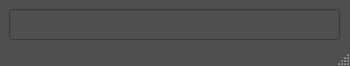
<?xml version="1.0" encoding="UTF-8"?>
<ui version="4.0">
 <class>MainWindow</class>
 <widget class="QMainWindow" name="MainWindow">
  <property name="geometry">
   <rect>
    <x>0</x>
    <y>0</y>
    <width>350</width>
    <height>66</height>
   </rect>
  </property>
  <property name="sizePolicy">
   <sizepolicy hsizetype="Fixed" vsizetype="Fixed">
    <horstretch>0</horstretch>
    <verstretch>0</verstretch>
   </sizepolicy>
  </property>
  <property name="minimumSize">
   <size>
    <width>350</width>
    <height>66</height>
   </size>
  </property>
  <property name="maximumSize">
   <size>
    <width>350</width>
    <height>66</height>
   </size>
  </property>
  <property name="windowTitle">
   <string>CRunner-QT</string>
  </property>
  <property name="styleSheet">
   <string notr="true">QMainWindow#MainWindow{
background-color:#504f4f ;}


/*For QMessagebox*/
 
QMessageBox {
background-color: #bababa;}
</string>
  </property>
  <property name="unifiedTitleAndToolBarOnMac">
   <bool>false</bool>
  </property>
  <widget class="QWidget" name="centralWidget">
   <property name="styleSheet">
    <string notr="true">QWidget#centralWidget{
color: white;
background-color:#504f4f ;}
</string>
   </property>
   <widget class="QLineEdit" name="lineEdit">
    <property name="geometry">
     <rect>
      <x>9</x>
      <y>9</y>
      <width>331</width>
      <height>31</height>
     </rect>
    </property>
    <property name="sizePolicy">
     <sizepolicy hsizetype="Expanding" vsizetype="Expanding">
      <horstretch>0</horstretch>
      <verstretch>0</verstretch>
     </sizepolicy>
    </property>
    <property name="styleSheet">
     <string notr="true">QLineEdit#lineEdit{
color: white;
background-color:#504f4f ;}

QLineEdit#lineEdit:hover{
background-color:#5f5f5f ;}



</string>
    </property>
    <property name="alignment">
     <set>Qt::AlignCenter</set>
    </property>
    <property name="placeholderText">
     <string/>
    </property>
    <property name="clearButtonEnabled">
     <bool>false</bool>
    </property>
   </widget>
  </widget>
  <widget class="QStatusBar" name="statusBar">
   <property name="styleSheet">
    <string notr="true">QStatusBar#statusBar{
color: white;
background-color:#504f4f ;}

QStatusBar#statusBar:hover{
background-color:#5f5f5f ;}

</string>
   </property>
  </widget>
 </widget>
 <layoutdefault spacing="6" margin="11"/>
 <resources/>
 <connections/>
</ui>
